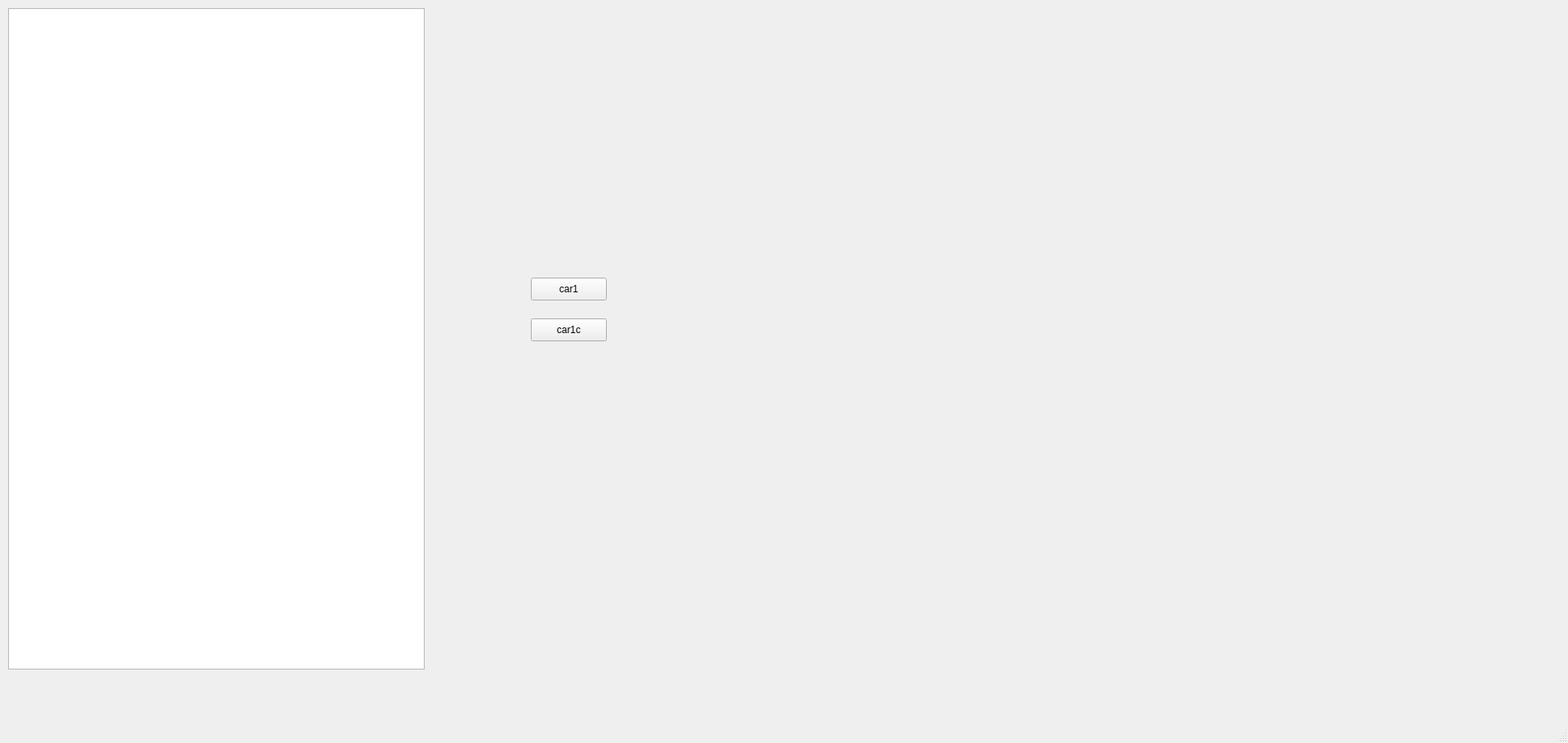
<?xml version="1.0" encoding="UTF-8"?>
<ui version="4.0">
 <class>MainWindow</class>
 <widget class="QMainWindow" name="MainWindow">
  <property name="geometry">
   <rect>
    <x>0</x>
    <y>0</y>
    <width>1920</width>
    <height>910</height>
   </rect>
  </property>
  <property name="windowTitle">
   <string>MainWindow</string>
  </property>
  <widget class="QWidget" name="centralwidget">
   <widget class="QGraphicsView" name="graphicsView">
    <property name="geometry">
     <rect>
      <x>10</x>
      <y>10</y>
      <width>510</width>
      <height>810</height>
     </rect>
    </property>
   </widget>
   <widget class="QPushButton" name="car1">
    <property name="geometry">
     <rect>
      <x>650</x>
      <y>340</y>
      <width>93</width>
      <height>28</height>
     </rect>
    </property>
    <property name="text">
     <string>car1</string>
    </property>
   </widget>
   <widget class="QPushButton" name="car1c">
    <property name="geometry">
     <rect>
      <x>650</x>
      <y>390</y>
      <width>93</width>
      <height>28</height>
     </rect>
    </property>
    <property name="text">
     <string>car1c</string>
    </property>
   </widget>
  </widget>
  <widget class="QMenuBar" name="menubar">
   <property name="geometry">
    <rect>
     <x>0</x>
     <y>0</y>
     <width>1920</width>
     <height>26</height>
    </rect>
   </property>
  </widget>
  <widget class="QStatusBar" name="statusbar"/>
 </widget>
 <resources/>
 <connections/>
</ui>
